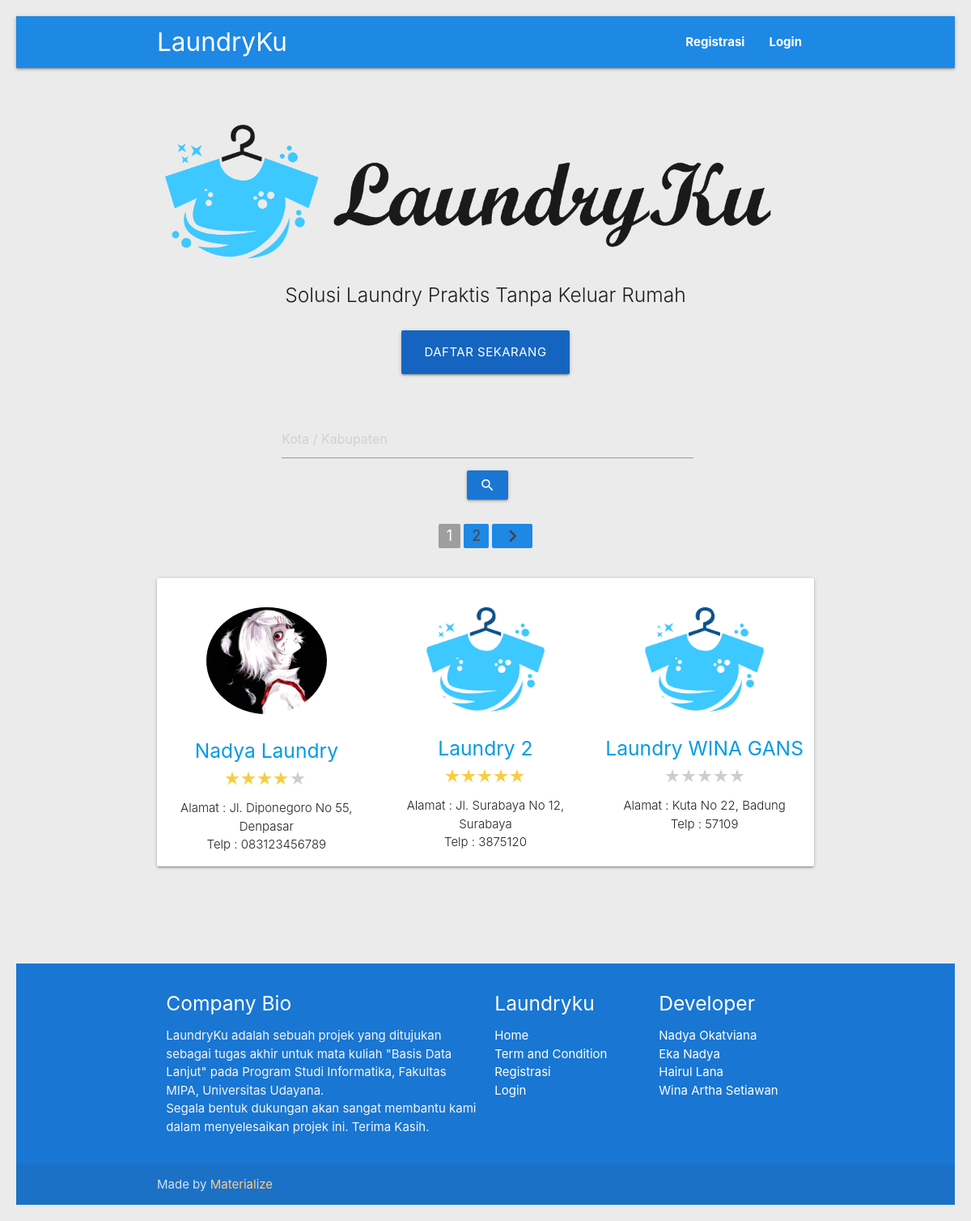
The page / on the database its author committed.
### tables this page shows
CREATE TABLE `agen` (
  `id_agen` int(11) NOT NULL,
  `nama_laundry` varchar(30) DEFAULT NULL,
  `nama_pemilik` varchar(30) DEFAULT NULL,
  `telp` varchar(13) DEFAULT NULL,
  `email` varchar(30) DEFAULT NULL,
  `kota` varchar(20) DEFAULT NULL,
  `alamat` varchar(100) DEFAULT NULL,
  `plat_driver` varchar(12) DEFAULT NULL,
  `foto` text NOT NULL,
  `password` varchar(255) DEFAULT NULL
);

### index.php (the view, shortened to what this page needs)
<?php
include 'connect-db.php';
$jumlahDataPerHalaman = 3;
$query = mysqli_query($connect,"SELECT * FROM agen");
$jumlahData = mysqli_num_rows($query);
$jumlahHalaman = ceil($jumlahData / $jumlahDataPerHalaman);
if ( isset($_GET["page"])){
    $halamanAktif = $_GET["page"];
}else{
    $halamanAktif = 1;
}
$awalData = ( $jumlahDataPerHalaman * $halamanAktif ) - $jumlahDataPerHalaman;
$agen = mysqli_query($connect,"SELECT * FROM agen LIMIT $awalData, $jumlahDataPerHalaman");
?>
<!DOCTYPE html>
<html lang="en">
<head>
</head>
<body>
    <?php include 'header.php'; ?>
    <div class="section no-pad-bot" id="index-banner">
        <div class="container">
            <br>
            <h1 class="header center orange-text"><img src="img/banner.png" width=110% alt=""></h1>
            <div class="row center">
                <h5 class="header col s12 light">Solusi Laundry Praktis Tanpa Keluar Rumah</h5>
            </div>
            <div class="row center">
                <div id="body">
                    <?php if ( isset($_SESSION["login-pelanggan"]) && isset($_SESSION["pelanggan"]) ) : ?>
                        <div class="hero__btn" data-animation="fadeInRight" data-delay="1s">
                            <a id="download-button" class="btn-large waves-effect waves-light blue darken-3" href="pelanggan.php">Profil Saya</a>
                            <a id="download-button" class="btn-large waves-effect waves-light blue darken-3" href="status.php">Status Cucian</a>
                            <a id="download-button" class="btn-large waves-effect waves-light blue darken-3" href="transaksi.php">Riwayat Transaksi</a>
                        </div>
                    <?php else : ?>
                        <div class="hero__btn" data-animation="fadeInRight" data-delay="1s">
                            <a href="registrasi.php" id="download-button" class="btn-large waves-effect waves-light blue darken-3">Daftar Sekarang</a>
                        </div>
                    <?php endif ?>
                </div>
            <br>
        </div>
    </div>
    <form class="col s12 center" action="" method="post">
        <div class="input-field inline">
            <input type="text" size=40 name="keyword" placeholder="Kota / Kabupaten">
            <a href="#search"><button type="submit" class="btn waves-effect blue darken-2" name="cari"><i class="material-icons">search</i></button></a>
        </div>
    </form>
    <div id="search">
        <ul class="pagination center">
        <?php for( $i = 1; $i <= $jumlahHalaman; $i++ ) : ?>
            <?php if( $i == $halamanAktif ) : ?>
                <li class="active grey"><a href="?page=<?= $i; ?>"><?= $i ?></a></li>
            <?php else : ?>
                <li class="waves-effect blue darken-1"><a href="?page=<?= $i; ?>"><?= $i ?></a></li>
            <?php endif; ?>
        <?php endfor; ?>
        <?php if( $halamanAktif < $jumlahHalaman ) : ?>
            <li class="waves-effect blue darken-1">
                <a class="page-link" href="?page=<?= $halamanAktif + 1; ?>"><i class="material-icons">chevron_right</i></a>
            </li>
        <?php endif; ?>
        </ul>
    </div>
    <div class="container">
        <div class="section">
        <div class="row card">
            <?php foreach ( $agen as $dataAgen) : ?>
                <div class="col s12 m4">
                    <div class="icon-block center">
                        <h2 class="center light-blue-text"><a href="detail-agen.php?id=<?= $dataAgen['id_agen'] ?>"><img src="img/agen/<?= $dataAgen['foto'] ?>" class="circle resposive-img" width=60% /></a></h2>
                        <h5 class="center"><a href="detail-agen.php?id=<?= $dataAgen['id_agen'] ?>"><?= $dataAgen["nama_laundry"] ?></a></h5>
                        <?php
                            $temp = $dataAgen["id_agen"];
                            $queryStar = mysqli_query($connect,"SELECT * FROM transaksi WHERE id_agen = '$temp'");
                            $totalStar = 0;
                            $i = 0;
                            while ($star = mysqli_fetch_assoc($queryStar)){
                                if ($star["rating"] != 0){
                                    $totalStar += $star["rating"];
                                    $i++;
                                    $fixStar = ceil($totalStar / $i);
                                }
                            }
                            if ( $totalStar == 0 ) {
                        ?>
                            <center><fieldset class="bintang"><span class="starImg star-0"></span></fieldset></center>
                        <?php }else { ?>
                            <center><fieldset class="bintang"><span class="starImg star-<?= $fixStar ?>"></span></fieldset></center>
                        <?php } ?>
                        <p class="light">
                            Alamat : <?= $dataAgen["alamat"] . ", " . $dataAgen["kota"]  ?>
                            <br/>Telp : <?= $dataAgen["telp"] ?></p>
                    </div>
                </div>
            <?php endforeach; ?>
        </div>
        </div>
        <br><br>
    </div>
    <?php include "footer.php" ?>
    </body>
</html>

### css/rating.css (style rules this page uses)
fieldset, label { margin: 0; padding: 0; }
body { margin: 20px; }
h1 { font-size: 1.5em; margin: 10px; }
.bintang { width: 100px; border: none; font-weight: bold; font-size: 12px; }
.starImg { width: 100px; height: 21px; display: block; background: url(../img/rating.png) 0 0 no-repeat; }
.star-0 { background-position: -100px -0; }
.star-8 { background-position: -21px 0; }
.star-10 { background-position: 0 0; }

### rows shown on the page
agen: foto (picture), nama_laundry "Nadya Laundry", alamat "Jl. Diponegoro No 55", kota "Denpasar", telp "083123456789"
agen: foto (placeholder picture), nama_laundry "Laundry 2", alamat "Jl. Surabaya No 12", kota "Surabaya", telp "3875120"
agen: foto (placeholder picture), nama_laundry "Laundry WINA GANS", alamat "Kuta No 22", kota "Badung", telp "57109"
